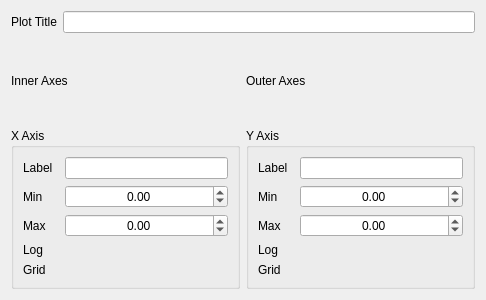
<?xml version="1.0" encoding="UTF-8"?>
<ui version="4.0">
    <class>Form</class>
    <widget class="QWidget" name="Form">
        <property name="geometry">
            <rect>
                <x>0</x>
                <y>0</y>
                <width>486</width>
                <height>300</height>
            </rect>
        </property>
        <property name="windowTitle">
            <string>Form</string>
        </property>
        <layout class="QGridLayout" name="gridLayout">
            <item row="1" column="0">
                <widget class="QLabel" name="label">
                    <property name="text">
                        <string>Inner Axes</string>
                    </property>
                </widget>
            </item>
            <item row="1" column="1">
                <widget class="ToggleSwitch" name="inner_axes"/>
            </item>
            <item row="1" column="2">
                <widget class="QLabel" name="label_outer_axes">
                    <property name="text">
                        <string>Outer Axes</string>
                    </property>
                </widget>
            </item>
            <item row="1" column="3">
                <widget class="ToggleSwitch" name="outer_axes">
                    <property name="checked" stdset="0">
                        <bool>false</bool>
                    </property>
                </widget>
            </item>
            <item row="2" column="0" colspan="2">
                <widget class="QGroupBox" name="x_axis_box">
                    <property name="title">
                        <string>X Axis</string>
                    </property>
                    <layout class="QGridLayout" name="gridLayout_4">
                        <item row="5" column="0">
                            <widget class="QLabel" name="x_grid_label">
                                <property name="text">
                                    <string>Grid</string>
                                </property>
                            </widget>
                        </item>
                        <item row="3" column="2">
                            <widget class="ToggleSwitch" name="x_log">
                                <property name="checked" stdset="0">
                                    <bool>false</bool>
                                </property>
                            </widget>
                        </item>
                        <item row="2" column="2">
                            <widget class="QDoubleSpinBox" name="x_max">
                                <property name="alignment">
                                    <set>Qt::AlignmentFlag::AlignCenter</set>
                                </property>
                                <property name="minimum">
                                    <double>-9999.000000000000000</double>
                                </property>
                                <property name="maximum">
                                    <double>9999.000000000000000</double>
                                </property>
                            </widget>
                        </item>
                        <item row="2" column="0">
                            <widget class="QLabel" name="x_max_label">
                                <property name="text">
                                    <string>Max</string>
                                </property>
                            </widget>
                        </item>
                        <item row="5" column="2">
                            <widget class="ToggleSwitch" name="x_grid">
                                <property name="checked" stdset="0">
                                    <bool>false</bool>
                                </property>
                            </widget>
                        </item>
                        <item row="1" column="2">
                            <widget class="QDoubleSpinBox" name="x_min">
                                <property name="alignment">
                                    <set>Qt::AlignmentFlag::AlignCenter</set>
                                </property>
                                <property name="minimum">
                                    <double>-9999.000000000000000</double>
                                </property>
                                <property name="maximum">
                                    <double>9999.000000000000000</double>
                                </property>
                            </widget>
                        </item>
                        <item row="3" column="0">
                            <widget class="QLabel" name="x_scale_label">
                                <property name="text">
                                    <string>Log</string>
                                </property>
                            </widget>
                        </item>
                        <item row="1" column="0" colspan="2">
                            <widget class="QLabel" name="x_min_label">
                                <property name="text">
                                    <string>Min</string>
                                </property>
                            </widget>
                        </item>
                        <item row="0" column="0">
                            <widget class="QLabel" name="x_label_label">
                                <property name="text">
                                    <string>Label</string>
                                </property>
                            </widget>
                        </item>
                        <item row="0" column="2">
                            <widget class="QLineEdit" name="x_label"/>
                        </item>
                    </layout>
                </widget>
            </item>
            <item row="2" column="2" colspan="2">
                <widget class="QGroupBox" name="y_axis_box">
                    <property name="title">
                        <string>Y Axis</string>
                    </property>
                    <layout class="QGridLayout" name="gridLayout_5">
                        <item row="2" column="2">
                            <widget class="QDoubleSpinBox" name="y_max">
                                <property name="alignment">
                                    <set>Qt::AlignmentFlag::AlignCenter</set>
                                </property>
                                <property name="minimum">
                                    <double>-9999.000000000000000</double>
                                </property>
                                <property name="maximum">
                                    <double>9999.000000000000000</double>
                                </property>
                            </widget>
                        </item>
                        <item row="1" column="0" colspan="2">
                            <widget class="QLabel" name="y_min_label">
                                <property name="text">
                                    <string>Min</string>
                                </property>
                            </widget>
                        </item>
                        <item row="1" column="2">
                            <widget class="QDoubleSpinBox" name="y_min">
                                <property name="alignment">
                                    <set>Qt::AlignmentFlag::AlignCenter</set>
                                </property>
                                <property name="minimum">
                                    <double>-9999.000000000000000</double>
                                </property>
                                <property name="maximum">
                                    <double>9999.000000000000000</double>
                                </property>
                            </widget>
                        </item>
                        <item row="0" column="2">
                            <widget class="QLineEdit" name="y_label"/>
                        </item>
                        <item row="3" column="0">
                            <widget class="QLabel" name="y_scale_label">
                                <property name="text">
                                    <string>Log</string>
                                </property>
                            </widget>
                        </item>
                        <item row="0" column="0">
                            <widget class="QLabel" name="y_label_label">
                                <property name="text">
                                    <string>Label</string>
                                </property>
                            </widget>
                        </item>
                        <item row="2" column="0">
                            <widget class="QLabel" name="y_max_label">
                                <property name="text">
                                    <string>Max</string>
                                </property>
                            </widget>
                        </item>
                        <item row="4" column="0">
                            <widget class="QLabel" name="y_grid_label">
                                <property name="text">
                                    <string>Grid</string>
                                </property>
                            </widget>
                        </item>
                        <item row="3" column="2">
                            <widget class="ToggleSwitch" name="y_log">
                                <property name="checked" stdset="0">
                                    <bool>false</bool>
                                </property>
                            </widget>
                        </item>
                        <item row="4" column="2">
                            <widget class="ToggleSwitch" name="y_grid">
                                <property name="checked" stdset="0">
                                    <bool>false</bool>
                                </property>
                            </widget>
                        </item>
                    </layout>
                </widget>
            </item>
            <item row="0" column="0" colspan="4">
                <layout class="QHBoxLayout" name="horizontalLayout">
                    <item>
                        <widget class="QLabel" name="plot_title_label">
                            <property name="text">
                                <string>Plot Title</string>
                            </property>
                        </widget>
                    </item>
                    <item>
                        <widget class="QLineEdit" name="title"/>
                    </item>
                </layout>
            </item>
        </layout>
    </widget>
    <customwidgets>
        <customwidget>
            <class>ToggleSwitch</class>
            <extends>QWidget</extends>
            <header>toggle_switch</header>
        </customwidget>
    </customwidgets>
    <resources/>
    <connections/>
</ui>
